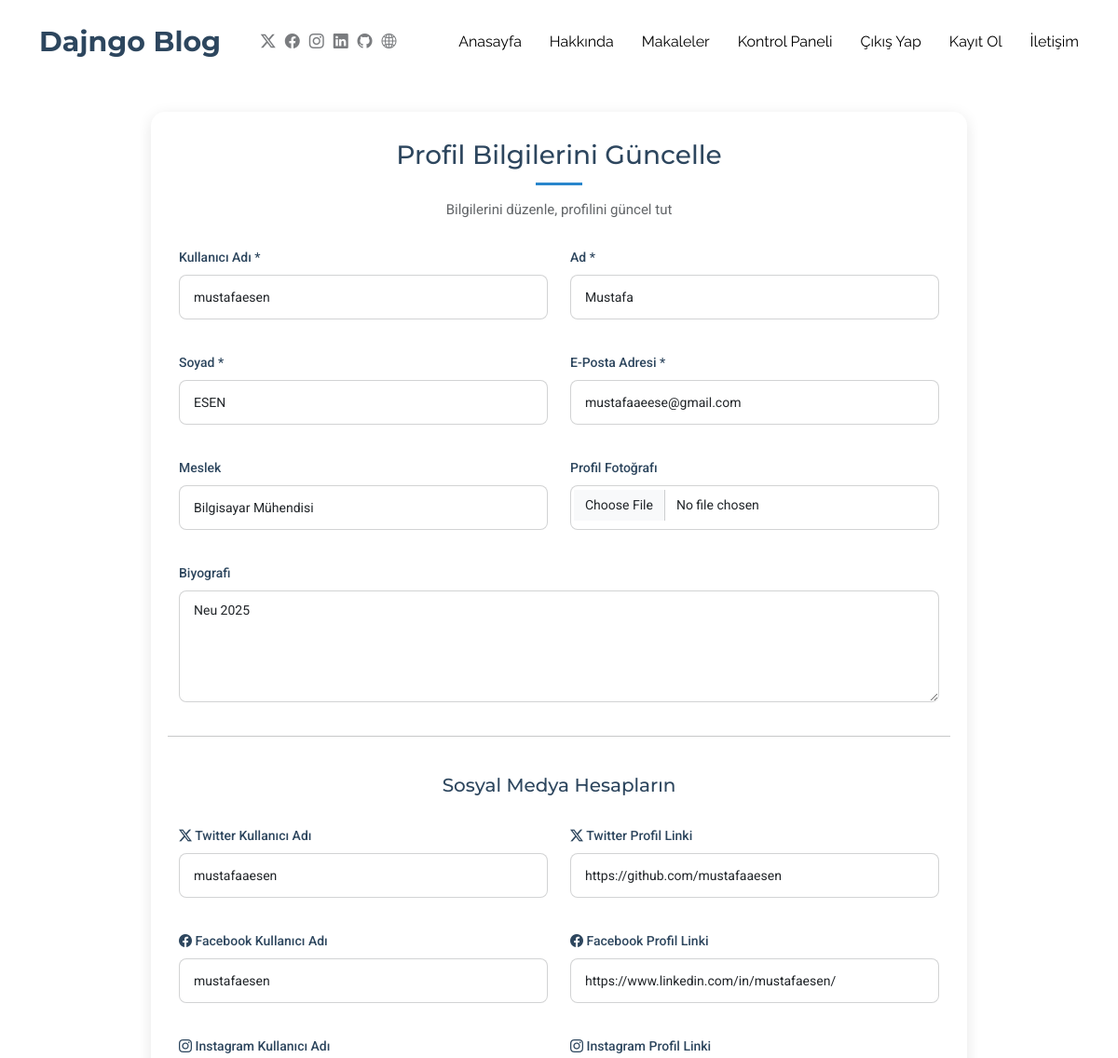
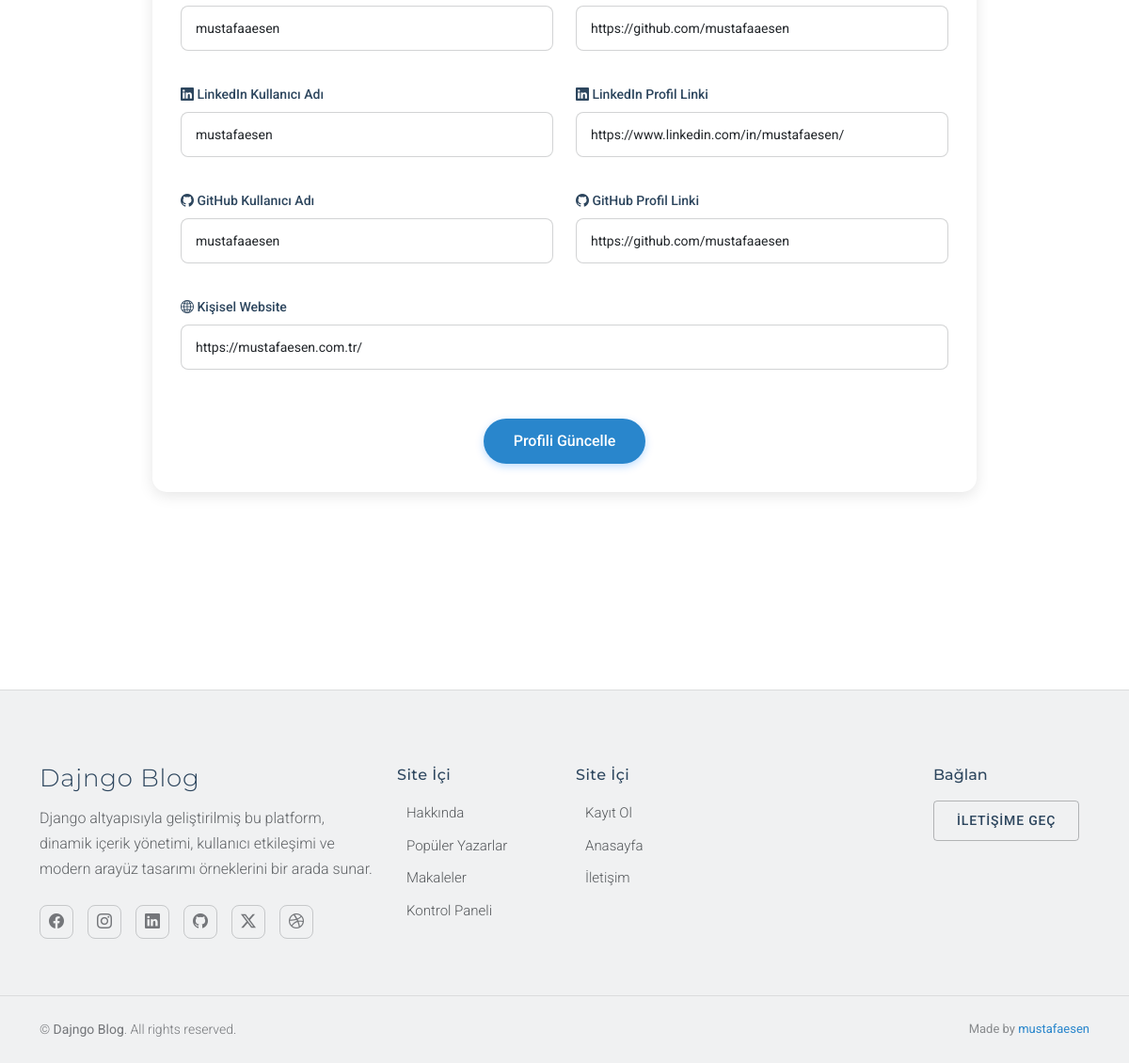
The app's page /user/update-profile/ (signed in) with its own data (2 pictures, top to bottom).
### profiles/models.py (models this page shows, shortened)
class Profile(models.Model):
    user=models.OneToOneField(User, on_delete=models.CASCADE)
    profession=models.CharField(max_length=100, blank=True, null=True)#meslek
    profile_image=models.ImageField(upload_to='profile_pics/',default='profile_pics/default.jpg',blank=True,null=True)
    bio=models.TextField(blank=True,null=True)
    twitter_username=models.CharField(max_length=50,blank=True,null=True)
    twitter=models.URLField(blank=True,null=True)
    facebook_username=models.CharField(max_length=50,blank=True,null=True)
    facebook=models.URLField(blank=True,null=True)
    instagram_username=models.CharField(max_length=50,blank=True,null=True)
    instagram=models.URLField(blank=True,null=True)
    linkedin_username=models.CharField(max_length=50,blank=True,null=True)
    linkedin=models.URLField(blank=True,null=True)
    github_username=models.CharField(max_length=50,blank=True,null=True)
    github=models.URLField(blank=True,null=True)
    website=models.URLField(blank=True,null=True)

### user/views.py (the view)
# urls.py: path("update-profile/", views.update_profile, name="update_profile"),
@login_required(login_url="user:login")
def update_profile(request):
    user=request.user
    if request.method=="POST":#form doldurulmuşsa
        form=UserUpdateForm(request.POST , request.FILES, instance=user)
        if form.is_valid(): #şartları sağladıysa
            form.save()
            messages.success(request,"Porfil Güncelleme Başarılı")
            return redirect("article:dashboard")
        else:
            messages.info(request,"Formda Hatalı Alalar Mevcut!!!")
    else:
        form=UserUpdateForm(instance=user)#aksi halde sayfa görüntülemedir GET bilgileri doldur ver
    context={
        "form":form
    }
    return render(request,"update_profile.html",context)

### core/context_processors.py (called while the page is built)
def global_context(request):
    return {
        "user": getattr(request, "user", None),
        "request": request
    }

### templates/update_profile.html (shortened to what this page needs)
{% extends "layout.html" %}
{% load crispy_forms_tags %}
{% block body %}
<section id="profile-update" class="blog-comment-form section">
  <div class="container" data-aos="fade-up" data-aos-delay="100">
    <form method="post" enctype="multipart/form-data" role="form">
      <div class="section-header">
        <h3>Profil Bilgilerini Güncelle</h3>
        <p>Bilgilerini düzenle, profilini güncel tut</p>
      </div>
      <div class="row gy-3">
        <div class="col-md-6 form-group">
          <label for="id_username">Kullanıcı Adı *</label>
          {{ form.username }}
        </div>
        <div class="col-md-6 form-group">
          <label for="id_first_name">Ad *</label>
          {{ form.first_name }}
        </div>
        <div class="col-md-6 form-group">
          <label for="id_last_name">Soyad *</label>
          {{ form.last_name }}
        </div>
        <div class="col-md-6 form-group">
          <label for="id_email">E-Posta Adresi *</label>
          {{ form.email }}
        </div>
        <div class="col-md-6 form-group">
          <label for="id_profession">Meslek</label>
          {{ form.profession }}
        </div>
        <div class="col-md-6 form-group">
          <label for="id_profile_image">Profil Fotoğrafı</label>
          {{ form.profile_image }}
        </div>
        <div class="col-12 form-group">
          <label for="id_bio">Biyografi</label>
          {{ form.bio }}
        </div>
        <hr>
        <h5 class="mt-4 mb-3 text-center">Sosyal Medya Hesapların</h5>
        <div class="col-md-6 form-group">
          <label><i class="bi bi-twitter-x"></i> Twitter Kullanıcı Adı</label>
          {{ form.twitter_username }}
        </div>
        <div class="col-md-6 form-group">
          <label><i class="bi bi-twitter-x"></i> Twitter Profil Linki</label>
          {{ form.twitter }}
        </div>
        <div class="col-md-6 form-group">
          <label><i class="bi bi-facebook"></i> Facebook Kullanıcı Adı</label>
          {{ form.facebook_username }}
        </div>
        <div class="col-md-6 form-group">
          <label><i class="bi bi-facebook"></i> Facebook Profil Linki</label>
          {{ form.facebook }}
        </div>
        <div class="col-md-6 form-group">
          <label><i class="bi bi-instagram"></i> Instagram Kullanıcı Adı</label>
          {{ form.instagram_username }}
        </div>
        <div class="col-md-6 form-group">
          <label><i class="bi bi-instagram"></i> Instagram Profil Linki</label>
          {{ form.instagram }}
        </div>
        <div class="col-md-6 form-group">
          <label><i class="bi bi-linkedin"></i> LinkedIn Kullanıcı Adı</label>
          {{ form.linkedin_username }}
        </div>
        <div class="col-md-6 form-group">
          <label><i class="bi bi-linkedin"></i> LinkedIn Profil Linki</label>
          {{ form.linkedin }}
        </div>
        <div class="col-md-6 form-group">
          <label><i class="bi bi-github"></i> GitHub Kullanıcı Adı</label>
          {{ form.github_username }}
        </div>
        <div class="col-md-6 form-group">
          <label><i class="bi bi-github"></i> GitHub Profil Linki</label>
          {{ form.github }}
        </div>
        <div class="col-md-12 form-group">
          <label><i class="bi bi-globe2"></i> Kişisel Website</label>
          {{ form.website }}
        </div>
        <div class="col-12 text-center">
          <button type="submit" class="btn-submit mt-3">Profili Güncelle</button>
        </div>
      </div>
    </form>
  </div>
</section>
{% endblock body %}

### records on screen
Profile: profession "Bilgisayar Mühendisi", bio "Neu 2025", twitter_username "mustafaaesen", twitter "https://github.com/mustafaaesen", facebook_username "mustafaesen", facebook "https://www.linkedin.com/in/mustafaesen/", instagram_username "mustafaaesen", instagram "https://github.com/mustafaaesen", linkedin_username "mustafaesen", linkedin "https://www.linkedin.com/in/mustafaesen/", github_username "mustafaaesen", github "https://github.com/mustafaaesen", website "https://mustafaesen.com.tr/"
